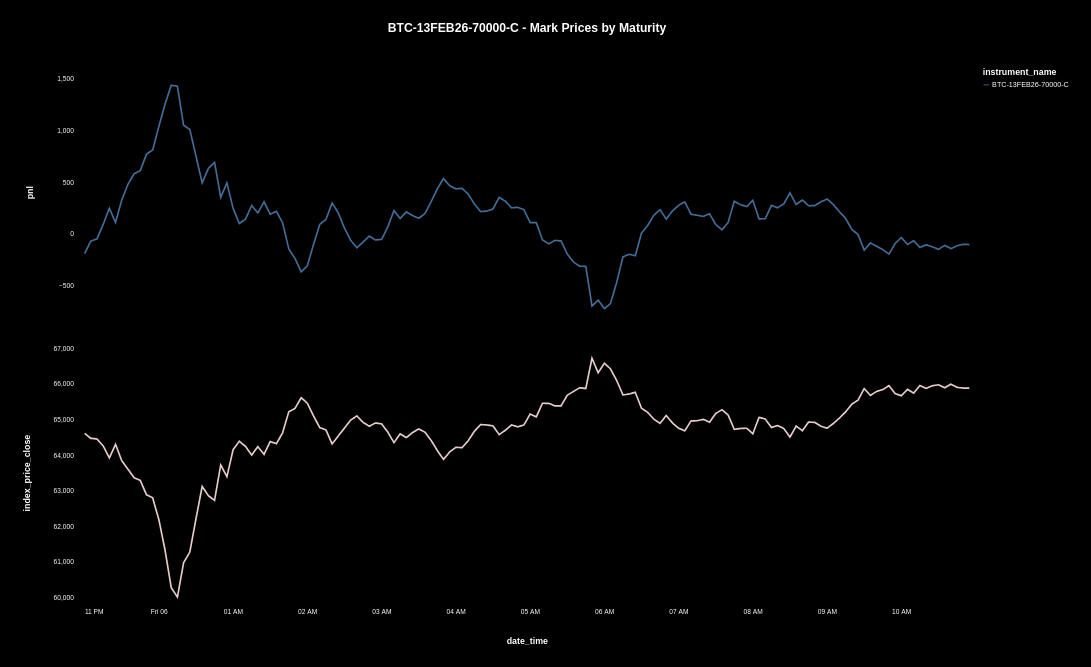

Write notebook code for a chart like this one.
### Code cell
marks = (
    alt.Chart(
        df,
        width=1600,
        height=450,
        title=alt.Title(
            f"{instrument_names[0]} - Mark Prices by Maturity",
            color="white",
            fontSize=22,
            offset=60,
            anchor="middle",
        ),
    )
    .mark_line(interpolate="basis", strokeWidth=3, opacity=0.9)
    .encode(
        x=alt.X(
            "date_time",
            title=None,
            axis=alt.Axis(labelColor="black", titleColor="black"),
        ),
        y="pnl",
        color=alt.Color(
            "instrument_name",
            scale=alt.Scale(scheme="tableau20"),
            sort=alt.SortField("strike"),
        ),
    )
)

deltas = (
    alt.Chart(
        df,
        width=1600,
        height=450,
    )
    .mark_line(
        interpolate="natural",
        strokeWidth=3,
        opacity=0.9,
        strokeDash=[4, 2],
    )
    .encode(
        x=alt.X("date_time", title=None),
        y=alt.Y("delta"),
        color=alt.Color(
            "instrument_name",
            scale=alt.Scale(scheme="tableau20"),
            sort=alt.SortField("strike"),
        ),
    )
)

idx = (
    alt.Chart(
        df,
        width=1600,
        height=450,
    )
    .mark_line(color="mistyrose", strokeWidth=3, interpolate="basis", opacity=0.9)
    .encode(x="date_time", y=alt.Y("index_price_close", scale=alt.Scale(zero=False)))
)

chart = (
    alt.vconcat((marks).resolve_scale(y="independent"), idx, spacing=20)
    .configure(
        background="black",
        padding={"right": 40, "left": 40, "top": 40, "bottom": 40},
    )
    .configure_legend(
        labelColor="white",
        labelFontSize=13,
        # padding=40,
        titleColor="white",
        titleFontSize=16,
        titlePadding=8,
        rowPadding=6,
    )
    .configure_axis(
        domain=False,
        grid=False,
        labelColor="white",
        labelFontSize=12,
        labelPadding=20,
        tickCount=5,
        ticks=False,
        titleColor="white",
        titleFontSize=16,
        titlePadding=40,
    )
    .configure_axisX(grid=False, tickCount=10)
    .configure_view(stroke=None)
)

chart

### Figure 1 — Vega-Lite specification as saved in the notebook (floating-point values rounded to 4 significant figures; data arrays with more than 128 entries replaced by an {"elided": "..."} marker saying what was removed)
{"config": {"view": {"continuousWidth": 300, "continuousHeight": 300, "stroke": null}, "axis": {"domain": false, "grid": false, "labelColor": "white", "labelFontSize": 12, "labelPadding": 20, "tickCount": 5, "ticks": false, "titleColor": "white", "titleFontSize": 16, "titlePadding": 40}, "axisX": {"grid": false, "tickCount": 10}, "background": "black", "legend": {"labelColor": "white", "labelFontSize": 13, "rowPadding": 6, "titleColor": "white", "titleFontSize": 16, "titlePadding": 8}, "padding": {"right": 40, "left": 40, "top": 40, "bottom": 40}}, "vconcat": [{"mark": {"type": "line", "interpolate": "basis", "opacity": 0.9, "strokeWidth": 3}, "encoding": {"color": {"field": "instrument_name", "scale": {"scheme": "tableau20"}, "sort": {"field": "strike"}, "type": "nominal"}, "x": {"axis": {"labelColor": "black", "titleColor": "black"}, "field": "date_time", "title": null, "type": "temporal"}, "y": {"field": "pnl", "type": "quantitative"}}, "height": 450, "resolve": {"scale": {"y": "independent"}}, "title": {"text": "BTC-13FEB26-70000-C - Mark Prices by Maturity", "anchor": "middle", "color": "white", "fontSize": 22, "offset": 60}, "width": 1600}, {"mark": {"type": "line", "color": "mistyrose", "interpolate": "basis", "opacity": 0.9, "strokeWidth": 3}, "encoding": {"x": {"field": "date_time", "type": "temporal"}, "y": {"field": "index_price_close", "scale": {"zero": false}, "type": "quantitative"}}, "height": 450, "width": 1600}], "data": {"name": "data-0e991a190409bb523d889646b516cb66"}, "spacing": 20, "$schema": "https://vega.github.io/schema/vega-lite/v5.20.1.json", "datasets": {"data-0e991a190409bb523d889646b516cb66": {"elided": "432 records"}}}
